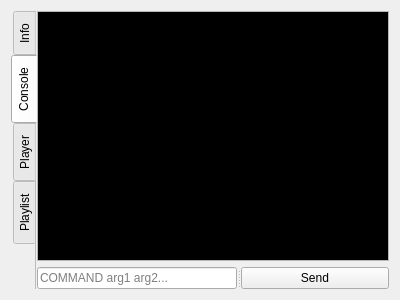
<?xml version="1.0" encoding="UTF-8"?>
<ui version="4.0">
 <class>Connection</class>
 <widget class="QWidget" name="Connection">
  <property name="geometry">
   <rect>
    <x>0</x>
    <y>0</y>
    <width>400</width>
    <height>300</height>
   </rect>
  </property>
  <property name="windowTitle">
   <string>Form</string>
  </property>
  <layout class="QGridLayout" name="gridLayout">
   <item row="0" column="0">
    <widget class="QTabWidget" name="connection_toolbox">
     <property name="sizePolicy">
      <sizepolicy hsizetype="Expanding" vsizetype="Expanding">
       <horstretch>0</horstretch>
       <verstretch>0</verstretch>
      </sizepolicy>
     </property>
     <property name="tabPosition">
      <enum>QTabWidget::West</enum>
     </property>
     <property name="tabShape">
      <enum>QTabWidget::Rounded</enum>
     </property>
     <property name="currentIndex">
      <number>1</number>
     </property>
     <property name="elideMode">
      <enum>Qt::ElideNone</enum>
     </property>
     <property name="documentMode">
      <bool>true</bool>
     </property>
     <widget class="QWidget" name="info_page" native="true">
      <attribute name="title">
       <string>Info</string>
      </attribute>
      <layout class="QGridLayout" name="gridLayout_2">
       <property name="leftMargin">
        <number>0</number>
       </property>
       <property name="topMargin">
        <number>0</number>
       </property>
       <property name="rightMargin">
        <number>0</number>
       </property>
       <property name="bottomMargin">
        <number>0</number>
       </property>
       <item row="0" column="0">
        <widget class="QScrollArea" name="info_scroll">
         <property name="widgetResizable">
          <bool>true</bool>
         </property>
         <widget class="QWidget" name="info_scroll_contents">
          <property name="geometry">
           <rect>
            <x>0</x>
            <y>0</y>
            <width>359</width>
            <height>280</height>
           </rect>
          </property>
          <layout class="QGridLayout" name="gridLayout_3">
           <property name="sizeConstraint">
            <enum>QLayout::SetDefaultConstraint</enum>
           </property>
           <property name="leftMargin">
            <number>0</number>
           </property>
           <property name="topMargin">
            <number>0</number>
           </property>
           <property name="rightMargin">
            <number>0</number>
           </property>
           <property name="bottomMargin">
            <number>0</number>
           </property>
           <item row="0" column="0">
            <widget class="QTableView" name="info_view"/>
           </item>
          </layout>
         </widget>
        </widget>
       </item>
      </layout>
     </widget>
     <widget class="QWidget" name="console_page" native="true">
      <attribute name="title">
       <string>Console</string>
      </attribute>
      <layout class="QVBoxLayout" name="verticalLayout_3">
       <property name="leftMargin">
        <number>0</number>
       </property>
       <property name="topMargin">
        <number>0</number>
       </property>
       <property name="rightMargin">
        <number>0</number>
       </property>
       <property name="bottomMargin">
        <number>0</number>
       </property>
       <item>
        <widget class="QScrollArea" name="console_scroll">
         <property name="widgetResizable">
          <bool>true</bool>
         </property>
         <widget class="QWidget" name="console_scroll_contents">
          <property name="geometry">
           <rect>
            <x>0</x>
            <y>0</y>
            <width>359</width>
            <height>251</height>
           </rect>
          </property>
          <layout class="QVBoxLayout" name="verticalLayout_2">
           <property name="leftMargin">
            <number>0</number>
           </property>
           <property name="topMargin">
            <number>0</number>
           </property>
           <property name="rightMargin">
            <number>0</number>
           </property>
           <property name="bottomMargin">
            <number>0</number>
           </property>
           <item>
            <widget class="QPlainTextEdit" name="console_view">
             <property name="enabled">
              <bool>true</bool>
             </property>
             <property name="sizePolicy">
              <sizepolicy hsizetype="Expanding" vsizetype="Expanding">
               <horstretch>0</horstretch>
               <verstretch>0</verstretch>
              </sizepolicy>
             </property>
             <property name="palette">
              <palette>
               <active>
                <colorrole role="WindowText">
                 <brush brushstyle="SolidPattern">
                  <color alpha="255">
                   <red>255</red>
                   <green>255</green>
                   <blue>255</blue>
                  </color>
                 </brush>
                </colorrole>
                <colorrole role="Button">
                 <brush brushstyle="SolidPattern">
                  <color alpha="255">
                   <red>0</red>
                   <green>0</green>
                   <blue>0</blue>
                  </color>
                 </brush>
                </colorrole>
                <colorrole role="Light">
                 <brush brushstyle="SolidPattern">
                  <color alpha="255">
                   <red>0</red>
                   <green>0</green>
                   <blue>0</blue>
                  </color>
                 </brush>
                </colorrole>
                <colorrole role="Midlight">
                 <brush brushstyle="SolidPattern">
                  <color alpha="255">
                   <red>0</red>
                   <green>0</green>
                   <blue>0</blue>
                  </color>
                 </brush>
                </colorrole>
                <colorrole role="Dark">
                 <brush brushstyle="SolidPattern">
                  <color alpha="255">
                   <red>0</red>
                   <green>0</green>
                   <blue>0</blue>
                  </color>
                 </brush>
                </colorrole>
                <colorrole role="Mid">
                 <brush brushstyle="SolidPattern">
                  <color alpha="255">
                   <red>0</red>
                   <green>0</green>
                   <blue>0</blue>
                  </color>
                 </brush>
                </colorrole>
                <colorrole role="Text">
                 <brush brushstyle="SolidPattern">
                  <color alpha="255">
                   <red>255</red>
                   <green>255</green>
                   <blue>255</blue>
                  </color>
                 </brush>
                </colorrole>
                <colorrole role="BrightText">
                 <brush brushstyle="SolidPattern">
                  <color alpha="255">
                   <red>255</red>
                   <green>255</green>
                   <blue>255</blue>
                  </color>
                 </brush>
                </colorrole>
                <colorrole role="ButtonText">
                 <brush brushstyle="SolidPattern">
                  <color alpha="255">
                   <red>255</red>
                   <green>255</green>
                   <blue>255</blue>
                  </color>
                 </brush>
                </colorrole>
                <colorrole role="Base">
                 <brush brushstyle="SolidPattern">
                  <color alpha="255">
                   <red>0</red>
                   <green>0</green>
                   <blue>0</blue>
                  </color>
                 </brush>
                </colorrole>
                <colorrole role="Window">
                 <brush brushstyle="SolidPattern">
                  <color alpha="255">
                   <red>0</red>
                   <green>0</green>
                   <blue>0</blue>
                  </color>
                 </brush>
                </colorrole>
                <colorrole role="Shadow">
                 <brush brushstyle="SolidPattern">
                  <color alpha="255">
                   <red>0</red>
                   <green>0</green>
                   <blue>0</blue>
                  </color>
                 </brush>
                </colorrole>
                <colorrole role="AlternateBase">
                 <brush brushstyle="SolidPattern">
                  <color alpha="255">
                   <red>0</red>
                   <green>0</green>
                   <blue>0</blue>
                  </color>
                 </brush>
                </colorrole>
                <colorrole role="ToolTipBase">
                 <brush brushstyle="SolidPattern">
                  <color alpha="255">
                   <red>255</red>
                   <green>255</green>
                   <blue>220</blue>
                  </color>
                 </brush>
                </colorrole>
                <colorrole role="ToolTipText">
                 <brush brushstyle="SolidPattern">
                  <color alpha="255">
                   <red>0</red>
                   <green>0</green>
                   <blue>0</blue>
                  </color>
                 </brush>
                </colorrole>
               </active>
               <inactive>
                <colorrole role="WindowText">
                 <brush brushstyle="SolidPattern">
                  <color alpha="255">
                   <red>255</red>
                   <green>255</green>
                   <blue>255</blue>
                  </color>
                 </brush>
                </colorrole>
                <colorrole role="Button">
                 <brush brushstyle="SolidPattern">
                  <color alpha="255">
                   <red>0</red>
                   <green>0</green>
                   <blue>0</blue>
                  </color>
                 </brush>
                </colorrole>
                <colorrole role="Light">
                 <brush brushstyle="SolidPattern">
                  <color alpha="255">
                   <red>0</red>
                   <green>0</green>
                   <blue>0</blue>
                  </color>
                 </brush>
                </colorrole>
                <colorrole role="Midlight">
                 <brush brushstyle="SolidPattern">
                  <color alpha="255">
                   <red>0</red>
                   <green>0</green>
                   <blue>0</blue>
                  </color>
                 </brush>
                </colorrole>
                <colorrole role="Dark">
                 <brush brushstyle="SolidPattern">
                  <color alpha="255">
                   <red>0</red>
                   <green>0</green>
                   <blue>0</blue>
                  </color>
                 </brush>
                </colorrole>
                <colorrole role="Mid">
                 <brush brushstyle="SolidPattern">
                  <color alpha="255">
                   <red>0</red>
                   <green>0</green>
                   <blue>0</blue>
                  </color>
                 </brush>
                </colorrole>
                <colorrole role="Text">
                 <brush brushstyle="SolidPattern">
                  <color alpha="255">
                   <red>255</red>
                   <green>255</green>
                   <blue>255</blue>
                  </color>
                 </brush>
                </colorrole>
                <colorrole role="BrightText">
                 <brush brushstyle="SolidPattern">
                  <color alpha="255">
                   <red>255</red>
                   <green>255</green>
                   <blue>255</blue>
                  </color>
                 </brush>
                </colorrole>
                <colorrole role="ButtonText">
                 <brush brushstyle="SolidPattern">
                  <color alpha="255">
                   <red>255</red>
                   <green>255</green>
                   <blue>255</blue>
                  </color>
                 </brush>
                </colorrole>
                <colorrole role="Base">
                 <brush brushstyle="SolidPattern">
                  <color alpha="255">
                   <red>0</red>
                   <green>0</green>
                   <blue>0</blue>
                  </color>
                 </brush>
                </colorrole>
                <colorrole role="Window">
                 <brush brushstyle="SolidPattern">
                  <color alpha="255">
                   <red>0</red>
                   <green>0</green>
                   <blue>0</blue>
                  </color>
                 </brush>
                </colorrole>
                <colorrole role="Shadow">
                 <brush brushstyle="SolidPattern">
                  <color alpha="255">
                   <red>0</red>
                   <green>0</green>
                   <blue>0</blue>
                  </color>
                 </brush>
                </colorrole>
                <colorrole role="AlternateBase">
                 <brush brushstyle="SolidPattern">
                  <color alpha="255">
                   <red>0</red>
                   <green>0</green>
                   <blue>0</blue>
                  </color>
                 </brush>
                </colorrole>
                <colorrole role="ToolTipBase">
                 <brush brushstyle="SolidPattern">
                  <color alpha="255">
                   <red>255</red>
                   <green>255</green>
                   <blue>220</blue>
                  </color>
                 </brush>
                </colorrole>
                <colorrole role="ToolTipText">
                 <brush brushstyle="SolidPattern">
                  <color alpha="255">
                   <red>0</red>
                   <green>0</green>
                   <blue>0</blue>
                  </color>
                 </brush>
                </colorrole>
               </inactive>
               <disabled>
                <colorrole role="WindowText">
                 <brush brushstyle="SolidPattern">
                  <color alpha="255">
                   <red>0</red>
                   <green>0</green>
                   <blue>0</blue>
                  </color>
                 </brush>
                </colorrole>
                <colorrole role="Button">
                 <brush brushstyle="SolidPattern">
                  <color alpha="255">
                   <red>0</red>
                   <green>0</green>
                   <blue>0</blue>
                  </color>
                 </brush>
                </colorrole>
                <colorrole role="Light">
                 <brush brushstyle="SolidPattern">
                  <color alpha="255">
                   <red>0</red>
                   <green>0</green>
                   <blue>0</blue>
                  </color>
                 </brush>
                </colorrole>
                <colorrole role="Midlight">
                 <brush brushstyle="SolidPattern">
                  <color alpha="255">
                   <red>0</red>
                   <green>0</green>
                   <blue>0</blue>
                  </color>
                 </brush>
                </colorrole>
                <colorrole role="Dark">
                 <brush brushstyle="SolidPattern">
                  <color alpha="255">
                   <red>0</red>
                   <green>0</green>
                   <blue>0</blue>
                  </color>
                 </brush>
                </colorrole>
                <colorrole role="Mid">
                 <brush brushstyle="SolidPattern">
                  <color alpha="255">
                   <red>0</red>
                   <green>0</green>
                   <blue>0</blue>
                  </color>
                 </brush>
                </colorrole>
                <colorrole role="Text">
                 <brush brushstyle="SolidPattern">
                  <color alpha="255">
                   <red>0</red>
                   <green>0</green>
                   <blue>0</blue>
                  </color>
                 </brush>
                </colorrole>
                <colorrole role="BrightText">
                 <brush brushstyle="SolidPattern">
                  <color alpha="255">
                   <red>255</red>
                   <green>255</green>
                   <blue>255</blue>
                  </color>
                 </brush>
                </colorrole>
                <colorrole role="ButtonText">
                 <brush brushstyle="SolidPattern">
                  <color alpha="255">
                   <red>0</red>
                   <green>0</green>
                   <blue>0</blue>
                  </color>
                 </brush>
                </colorrole>
                <colorrole role="Base">
                 <brush brushstyle="SolidPattern">
                  <color alpha="255">
                   <red>0</red>
                   <green>0</green>
                   <blue>0</blue>
                  </color>
                 </brush>
                </colorrole>
                <colorrole role="Window">
                 <brush brushstyle="SolidPattern">
                  <color alpha="255">
                   <red>0</red>
                   <green>0</green>
                   <blue>0</blue>
                  </color>
                 </brush>
                </colorrole>
                <colorrole role="Shadow">
                 <brush brushstyle="SolidPattern">
                  <color alpha="255">
                   <red>0</red>
                   <green>0</green>
                   <blue>0</blue>
                  </color>
                 </brush>
                </colorrole>
                <colorrole role="AlternateBase">
                 <brush brushstyle="SolidPattern">
                  <color alpha="255">
                   <red>0</red>
                   <green>0</green>
                   <blue>0</blue>
                  </color>
                 </brush>
                </colorrole>
                <colorrole role="ToolTipBase">
                 <brush brushstyle="SolidPattern">
                  <color alpha="255">
                   <red>255</red>
                   <green>255</green>
                   <blue>220</blue>
                  </color>
                 </brush>
                </colorrole>
                <colorrole role="ToolTipText">
                 <brush brushstyle="SolidPattern">
                  <color alpha="255">
                   <red>0</red>
                   <green>0</green>
                   <blue>0</blue>
                  </color>
                 </brush>
                </colorrole>
               </disabled>
              </palette>
             </property>
             <property name="autoFillBackground">
              <bool>false</bool>
             </property>
             <property name="readOnly">
              <bool>true</bool>
             </property>
             <property name="placeholderText">
              <string/>
             </property>
            </widget>
           </item>
          </layout>
         </widget>
        </widget>
       </item>
       <item>
        <widget class="QSplitter" name="send_splitter">
         <property name="orientation">
          <enum>Qt::Horizontal</enum>
         </property>
         <widget class="QLineEdit" name="send_text">
          <property name="sizePolicy">
           <sizepolicy hsizetype="Expanding" vsizetype="Fixed">
            <horstretch>0</horstretch>
            <verstretch>0</verstretch>
           </sizepolicy>
          </property>
          <property name="placeholderText">
           <string>COMMAND arg1 arg2...</string>
          </property>
         </widget>
         <widget class="QPushButton" name="send">
          <property name="sizePolicy">
           <sizepolicy hsizetype="Minimum" vsizetype="Fixed">
            <horstretch>0</horstretch>
            <verstretch>0</verstretch>
           </sizepolicy>
          </property>
          <property name="text">
           <string>Send</string>
          </property>
         </widget>
        </widget>
       </item>
      </layout>
     </widget>
     <widget class="QWidget" name="player_page" native="true">
      <attribute name="title">
       <string>Player</string>
      </attribute>
     </widget>
     <widget class="QWidget" name="playlist_page">
      <attribute name="title">
       <string>Playlist</string>
      </attribute>
     </widget>
    </widget>
   </item>
  </layout>
 </widget>
 <resources/>
 <connections/>
</ui>
